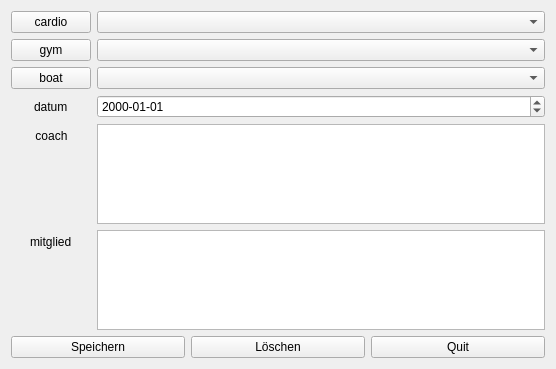
<?xml version="1.0" encoding="UTF-8"?>
<ui version="4.0">
 <class>PlanenTrainingDialog</class>
 <widget class="QWidget" name="PlanenTrainingDialog">
  <property name="geometry">
   <rect>
    <x>0</x>
    <y>0</y>
    <width>556</width>
    <height>369</height>
   </rect>
  </property>
  <property name="windowTitle">
   <string>Form</string>
  </property>
  <layout class="QVBoxLayout" name="verticalLayout">
   <item>
    <layout class="QFormLayout" name="formLayout">
     <property name="labelAlignment">
      <set>Qt::AlignCenter</set>
     </property>
     <property name="formAlignment">
      <set>Qt::AlignCenter</set>
     </property>
     <item row="0" column="0">
      <widget class="QPushButton" name="cardioButton">
       <property name="text">
        <string>cardio</string>
       </property>
      </widget>
     </item>
     <item row="1" column="0">
      <widget class="QPushButton" name="gymButton">
       <property name="text">
        <string>gym</string>
       </property>
      </widget>
     </item>
     <item row="2" column="0">
      <widget class="QPushButton" name="boatButton">
       <property name="text">
        <string>boat</string>
       </property>
      </widget>
     </item>
     <item row="3" column="1">
      <widget class="QDateEdit" name="datumDateEdit">
       <property name="displayFormat">
        <string>yyyy-MM-dd</string>
       </property>
      </widget>
     </item>
     <item row="3" column="0">
      <widget class="QLabel" name="datumLabel">
       <property name="text">
        <string>datum</string>
       </property>
       <property name="alignment">
        <set>Qt::AlignJustify|Qt::AlignVCenter</set>
       </property>
      </widget>
     </item>
     <item row="4" column="1">
      <widget class="QTextEdit" name="coachTextEdit"/>
     </item>
     <item row="4" column="0">
      <widget class="QLabel" name="coachLabel">
       <property name="text">
        <string>coach</string>
       </property>
       <property name="alignment">
        <set>Qt::AlignCenter</set>
       </property>
      </widget>
     </item>
     <item row="5" column="1">
      <widget class="QTextEdit" name="mitgliedTextEdit"/>
     </item>
     <item row="5" column="0">
      <widget class="QLabel" name="mitgliedLabel">
       <property name="text">
        <string>mitglied</string>
       </property>
      </widget>
     </item>
     <item row="0" column="1">
      <widget class="QComboBox" name="cardioComboBox"/>
     </item>
     <item row="1" column="1">
      <widget class="QComboBox" name="gymComboBox"/>
     </item>
     <item row="2" column="1">
      <widget class="QComboBox" name="boatComboBox"/>
     </item>
    </layout>
   </item>
   <item>
    <layout class="QHBoxLayout" name="horizontalLayout">
     <item>
      <widget class="QPushButton" name="saveButton">
       <property name="text">
        <string>Speichern</string>
       </property>
      </widget>
     </item>
     <item>
      <widget class="QPushButton" name="delButton">
       <property name="text">
        <string>Löschen</string>
       </property>
      </widget>
     </item>
     <item>
      <widget class="QPushButton" name="quitButton">
       <property name="text">
        <string>Quit</string>
       </property>
      </widget>
     </item>
    </layout>
   </item>
  </layout>
 </widget>
 <resources/>
 <connections/>
</ui>
